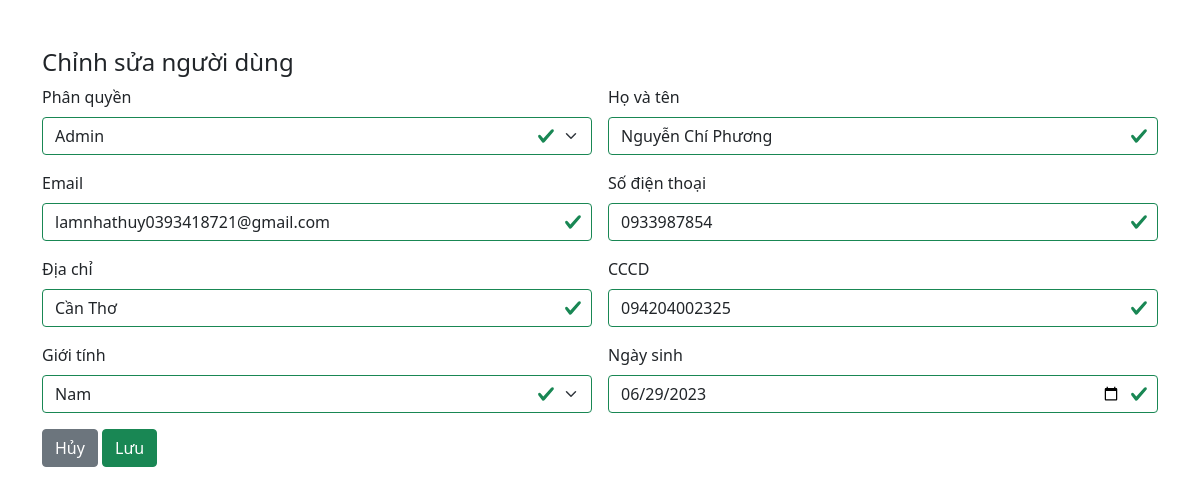
The app's page /index.php?pages=users&action=edit&id=46 with its own data.
### tables this page shows
CREATE TABLE `users` (
  `id` int NOT NULL,
  `role_id` int NOT NULL,
  `username` varchar(200) NOT NULL,
  `email` varchar(200) NOT NULL,
  `phone` varchar(250) NOT NULL,
  `address` varchar(200) NOT NULL,
  `cccd` varchar(250) NOT NULL,
  `gender` varchar(200) NOT NULL,
  `date` date NOT NULL,
  `password` varchar(200) NOT NULL,
  `create_at` datetime NOT NULL DEFAULT CURRENT_TIMESTAMP,
  `update_at` datetime NOT NULL DEFAULT CURRENT_TIMESTAMP
);

### index.php (called while the page is built, shortened)
<?php
include './config/config.php';
if (isset($_GET['pages'])) {
    switch ($_GET['pages']) {
        case 'users':
            switch ($_GET['action']) {
                case 'edit':
                    include './admin/users/edit.php';
                    break;
            }
            break;
    }
}

### admin/users/edit.php (the view, shortened to what this page needs)
<!DOCTYPE html>
<html lang="en">
<head>
    <link href="https://cdn.jsdelivr.net/npm/bootstrap@5.1.3/dist/css/bootstrap.min.css" rel="stylesheet">
</head>
<body>
    <div class="container mt-5">
        <h4>Chỉnh sửa người dùng</h4>
        <?php
        $user_id = mysqli_real_escape_string($conn, $_GET['id']);
        $query = mysqli_query($conn, "SELECT * FROM users WHERE id = '$user_id'");
        while ($row = mysqli_fetch_array($query)) {
        ?>
            <form method="post" action="" class="row g-3 needs-validation was-validated">
                <div class="col-md-6">
                    <label for="role_id" class="form-label">Phân quyền</label>
                    <select class="form-select" name="role_id" required aria-label=".form-select-sm example">
                        <option value="1" <?php if ($row['role_id'] == 1) {
                                                echo "Selected";
                                            } ?>>Admin</option>
                    </select>
                </div>
                <div class="col-md-6">
                    <label for="username" class="form-label">Họ và tên</label>
                    <input type="text" class="form-control" name="username" required value="<?= $row['username'] ?>">
                </div>
                <div class="col-md-6">
                    <label for="email" class="form-label">Email</label>
                    <input type="text" class="form-control" name="email" required value="<?= $row['email'] ?>">
                </div>
                <div class="col-md-6">
                    <label for="phone" class="form-label">Số điện thoại</label>
                    <input type="number" class="form-control" name="phone" required value="<?= $row['phone'] ?>">
                </div>
                <div class="col-md-6">
                    <label for="address" class="form-label">Địa chỉ</label>
                    <input type="text" class="form-control" name="address" required value="<?= $row['address'] ?>">
                </div>
                <div class="col-md-6">
                    <label for="cccd" class="form-label">CCCD</label>
                    <input type="number" class="form-control" name="cccd" required value="<?= $row['cccd'] ?>">
                </div>
                <div class="col-md-6">
                    <label for="gender" class="form-label">Giới tính</label>
                    <select class="form-select" name="gender" required aria-label=".form-select-sm example" value="<?= $row['gender'] ?>">
                        <option>Nam</option>
                    </select>
                </div>
                <div class="col-md-6">
                    <label for="date" class="form-label">Ngày sinh</label>
                    <input type="date" class="form-control" name="date" required value="<?= $row['date'] ?>">
                </div>
                <div class="col-12">
                    <a href="/index?pages=users&action=list" type="button" class="btn btn-secondary">Hủy</a>
                    <button class="btn btn-success" type="submit" name="editUser">Lưu</button>
                </div>
            </form>
        <?php
        }
        ?>
    </div>
</body>
</html>

### records on screen
users: username "Nguyễn Chí Phương", email "lamnhathuy0393418721@gmail.com", phone "0933987854", address "Cần Thơ", cccd "094204002325", gender "Nam", date "06/29/2023"
